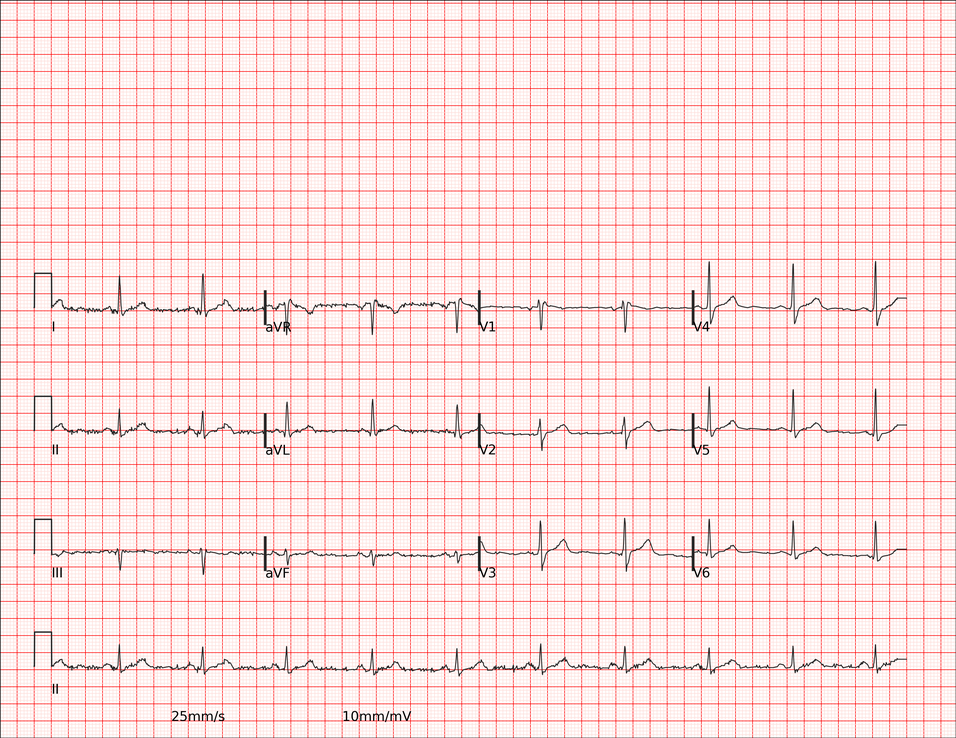
#> input picture task4/data1/images/ecg_test_0001.png, 956 x 738 px, shrunk from 3300 x 2550 before the run
$ python -i extract_ink.py   (imports and definitions only)
#> lines starting #> are read from the running program, lines starting #| are printed output that depends on the picture
#> further down, picture is the input picture: shape (738, 956, 3); mean B, G, R 224, 225, 250.9
import cv2
import numpy as np


def extract_ink(image: np.ndarray) -> np.ndarray:
    """
        Extracts the dark ink from an ECG image using HSV color space.

        Args:
            image (np.ndarray): The loaded BGR image.

        Returns:
            np.ndarray: A binary mask where ink is 1 and the background/grid is 0.
        """
    # 1. Convert to HSV color space
    hsv = cv2.cvtColor(image, cv2.COLOR_BGR2HSV)
#> hsv: shape (738, 956, 3); mean H, S, V 6.3, 27.5, 251

    # 2. Define range for black/dark ink
    # Hue (0-180) and Saturation (0-255) cover all colors.
    # Value (0-100) specifically isolates dark pixels.
    # Note: You can tweak the '100' up or down if some ink is being missed
    # or if dark grid lines are bleeding through.
    lower_black = np.array([0, 0, 0])

    # hue, saturation, value
    sensitivity = 100
    upper_black = np.array([180, 255, sensitivity])

    # 3. Create a binary mask (255 for ink, 0 for background)
    mask_255 = cv2.inRange(hsv, lower_black, upper_black)
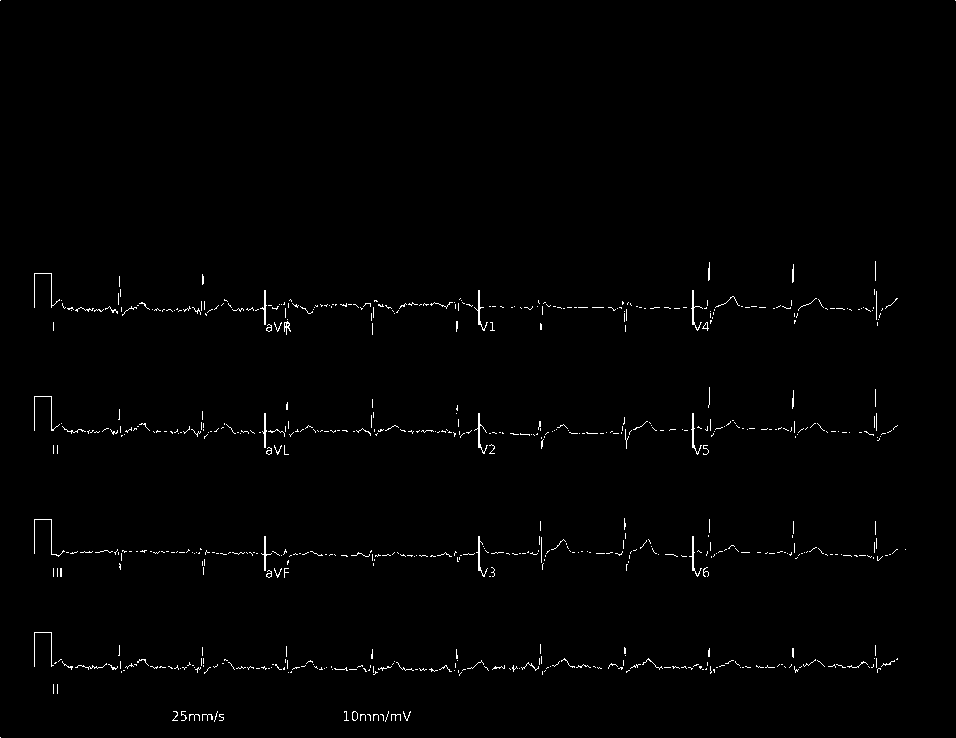
#> mask_255: shape (738, 956); 0.88% white in thin lines or dots

    # 4. Apply a slight morphological closing to bridge tiny gaps in the ink lines
    # This is highly recommended for ECGs to keep the pulse lines continuous
    kernel = np.ones((3, 3), np.uint8)
    mask_255 = cv2.morphologyEx(mask_255, cv2.MORPH_CLOSE, kernel)
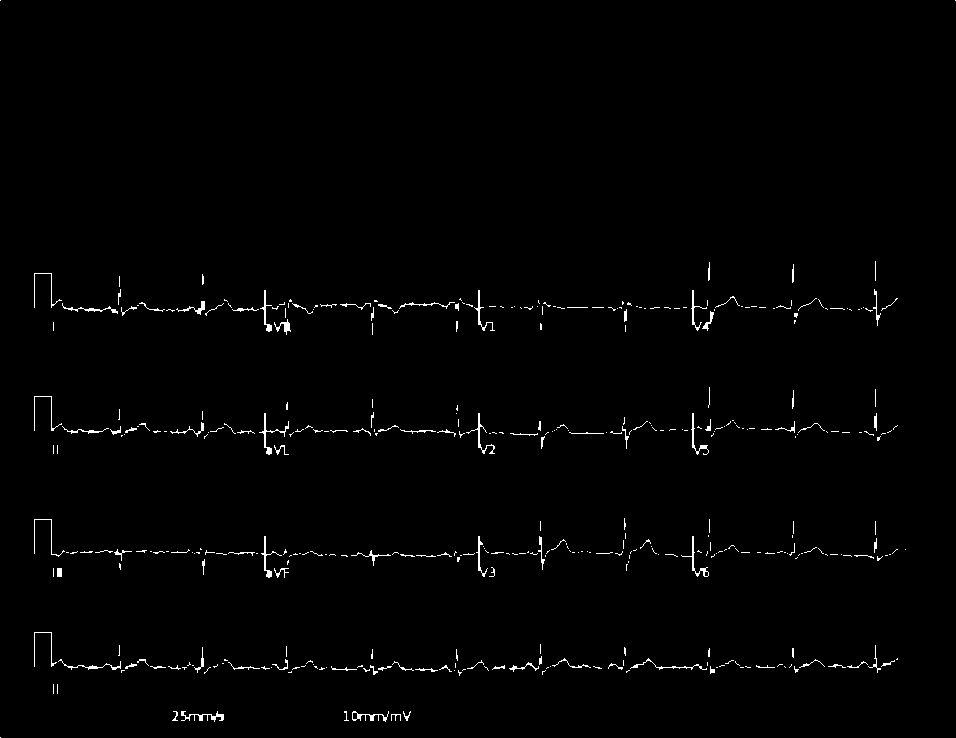
#> mask_255: shape (738, 956); 1.1% white in thin lines or dots

    # 5. Convert the 255 mask to a 0 and 1 mask as requested
    mask_1 = (mask_255 / 255).astype(np.uint8)
#> mask_1: shape (738, 956); values 0 (black) and 1 (white), 1.1% white in thin lines or dots

    return mask_1

>>> import cv2
>>> picture = cv2.imread('../data1/images/ecg_test_0001.png')
>>> result = extract_ink(picture)

$ run again, on task4/data1/images/ecg_test_0002.png
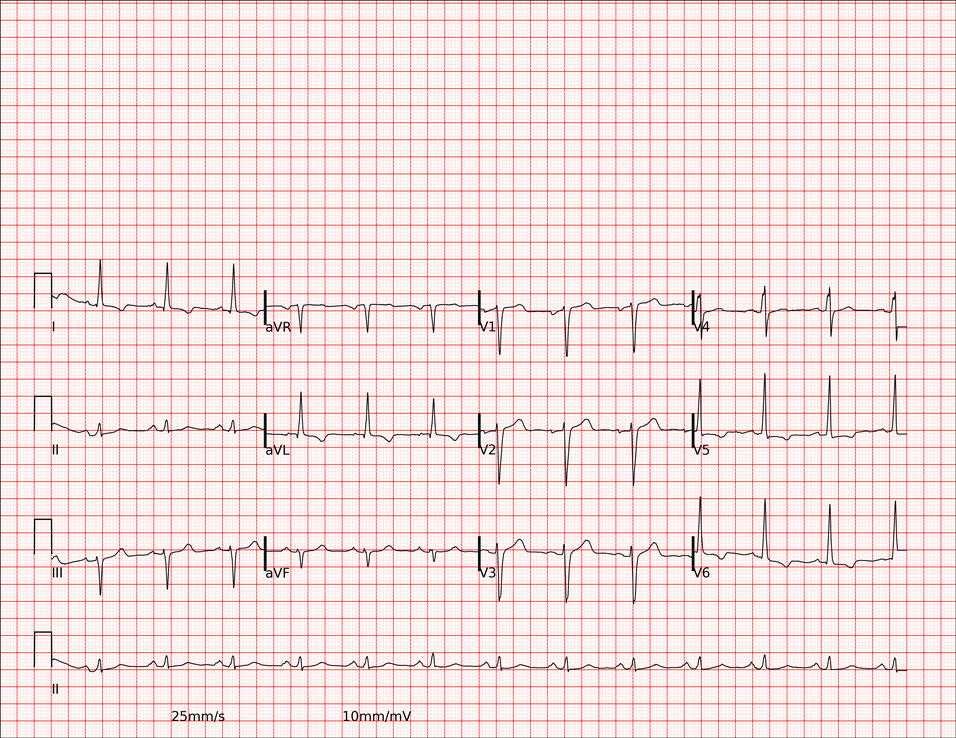
#> input picture task4/data1/images/ecg_test_0002.png, 956 x 738 px, shrunk from 3300 x 2550 before the run
#> picture is the input picture: shape (738, 956, 3); mean B, G, R 223.8, 224.8, 250.7
#> hsv: shape (738, 956, 3); mean H, S, V 6.3, 27.6, 250.7
#> in extract_ink, `mask_255 = cv2.inRange(hsv, lower_black, upper_black)`:
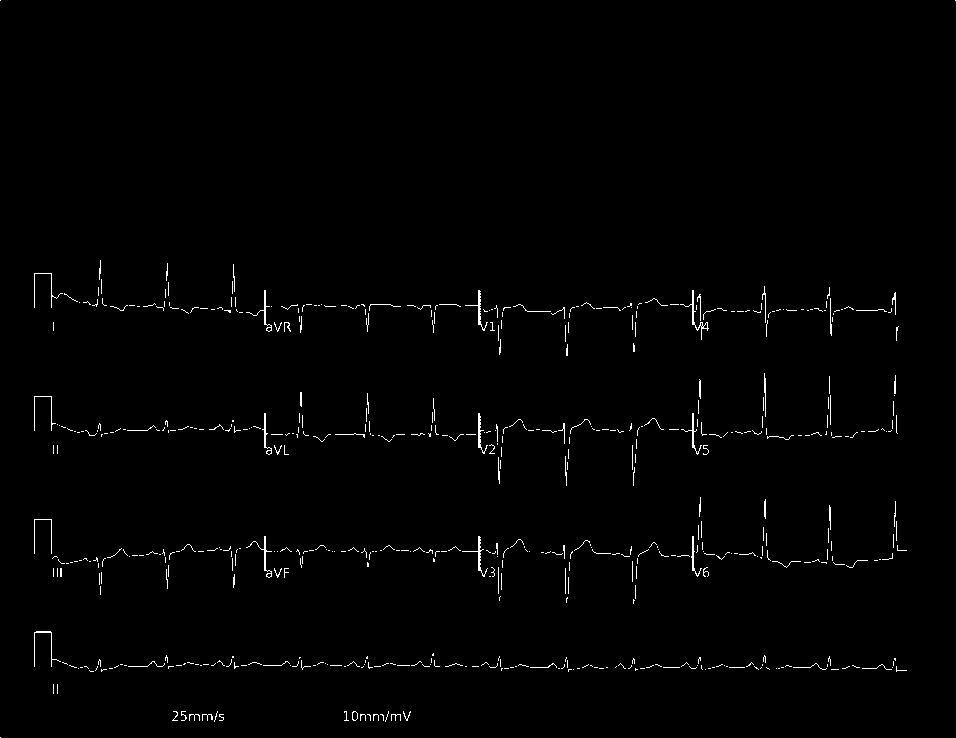
#> mask_255: shape (738, 956); 1% white in thin lines or dots
#> in extract_ink, `mask_255 = cv2.morphologyEx(mask_255, cv2.MORPH_CLOSE, kernel)`:
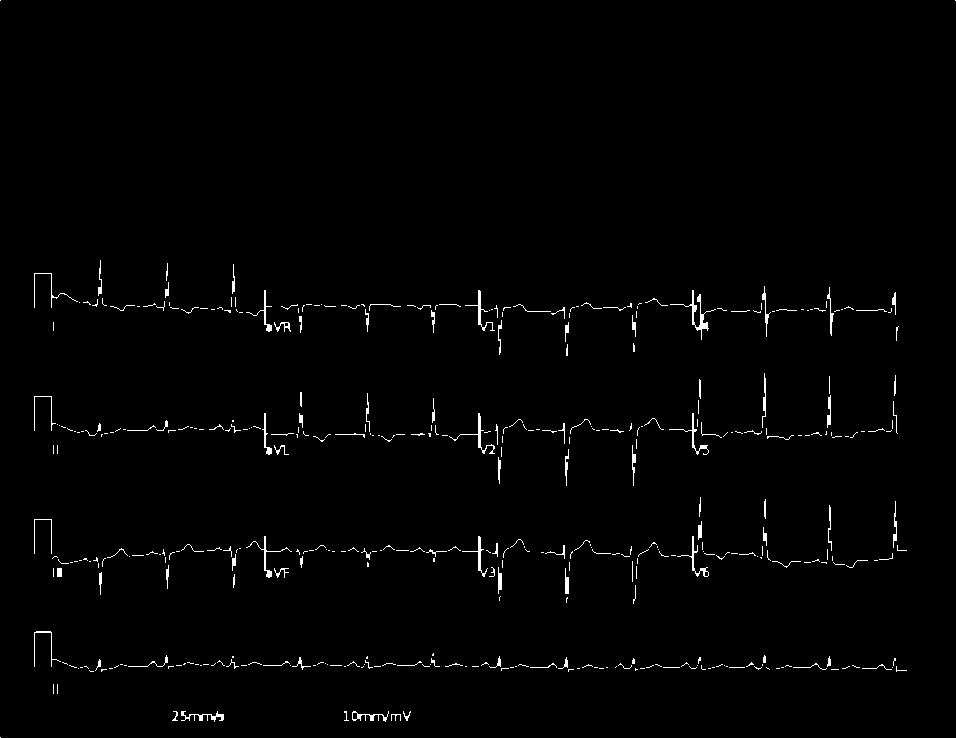
#> mask_255: shape (738, 956); 1.2% white in thin lines or dots
#> mask_1: shape (738, 956); values 0 (black) and 1 (white), 1.2% white in thin lines or dots

$ run again, on task4/data1/images/ecg_test_0003.png
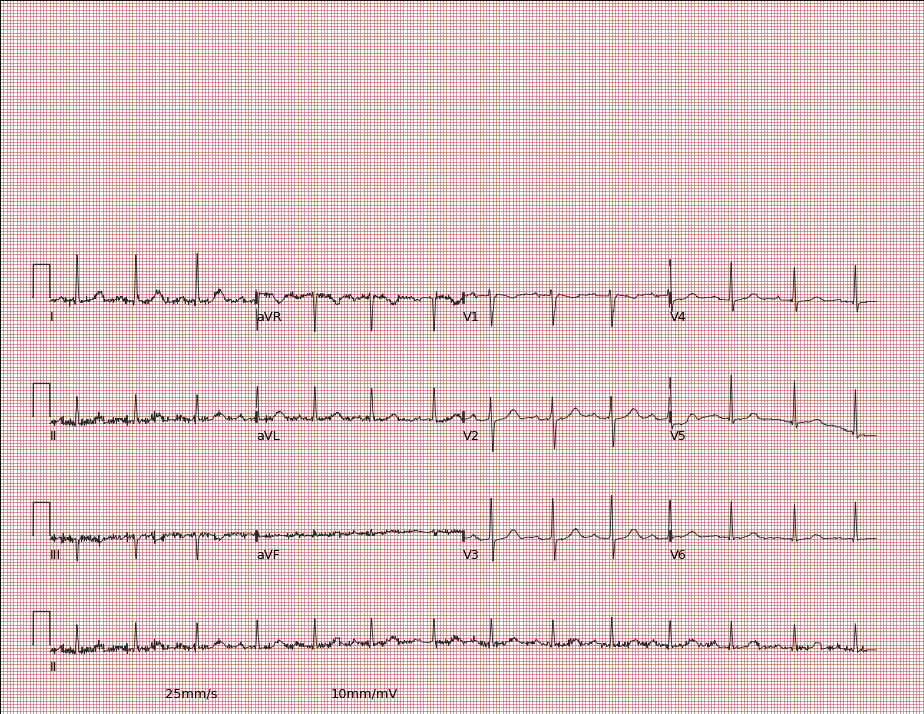
#> input picture task4/data1/images/ecg_test_0003.png, 924 x 714 px
#> picture is the input picture: shape (714, 924, 3); mean B, G, R 199.1, 197.1, 230.8
#> hsv: shape (714, 924, 3); mean H, S, V 69.9, 45.1, 230.8
#> in extract_ink, `mask_255 = cv2.inRange(hsv, lower_black, upper_black)`:
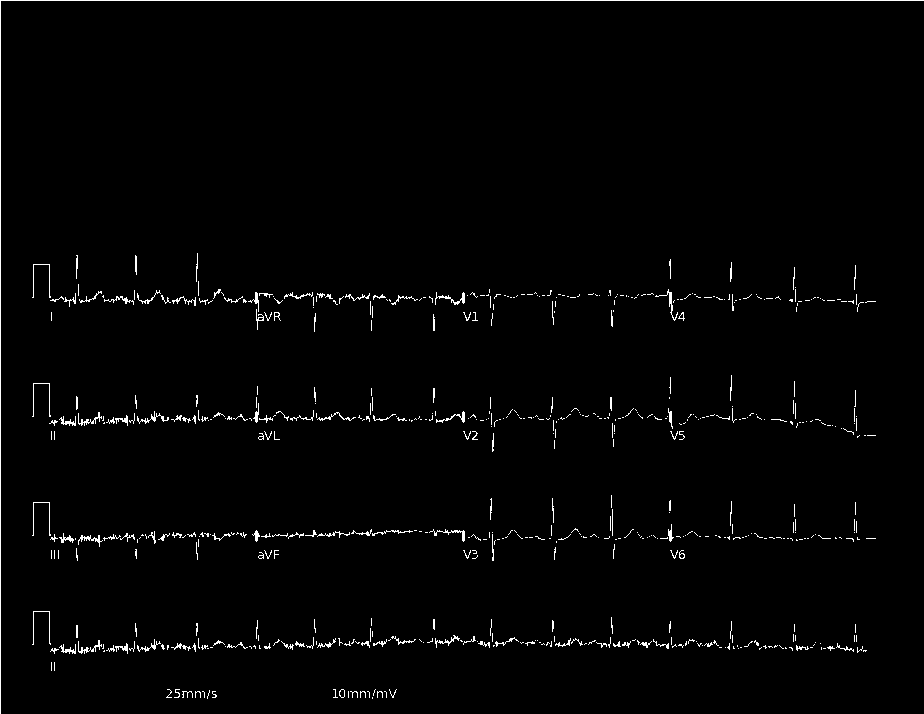
#> mask_255: shape (714, 924); 1.5% white in thin lines or dots
#> in extract_ink, `mask_255 = cv2.morphologyEx(mask_255, cv2.MORPH_CLOSE, kernel)`:
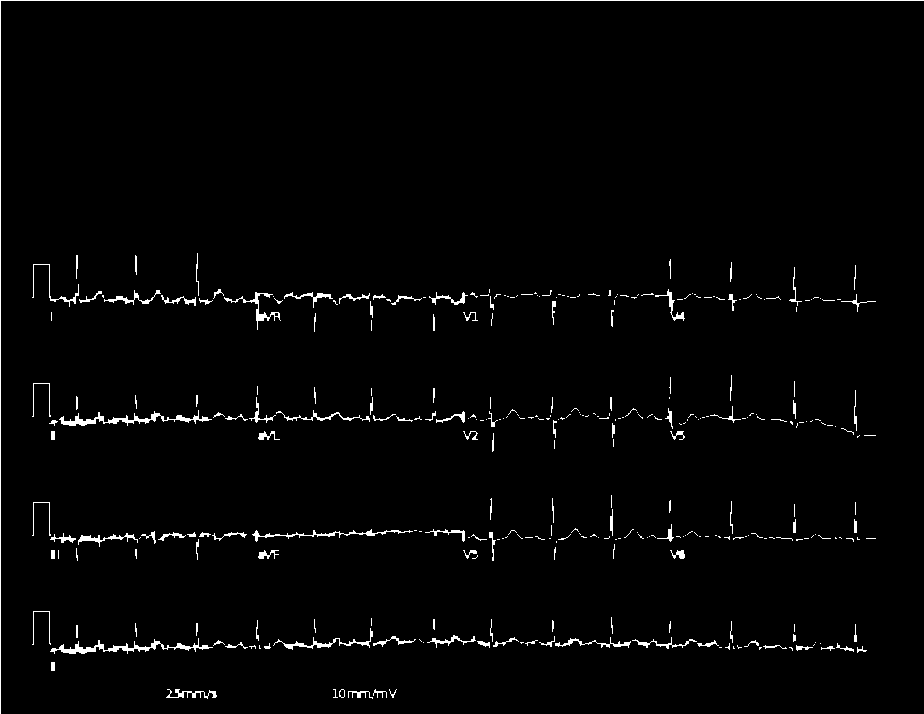
#> mask_255: shape (714, 924); 1.8% white in thin lines or dots
#> mask_1: shape (714, 924); values 0 (black) and 1 (white), 1.8% white in thin lines or dots

$ run again, on task4/data1/images/ecg_test_0004.png
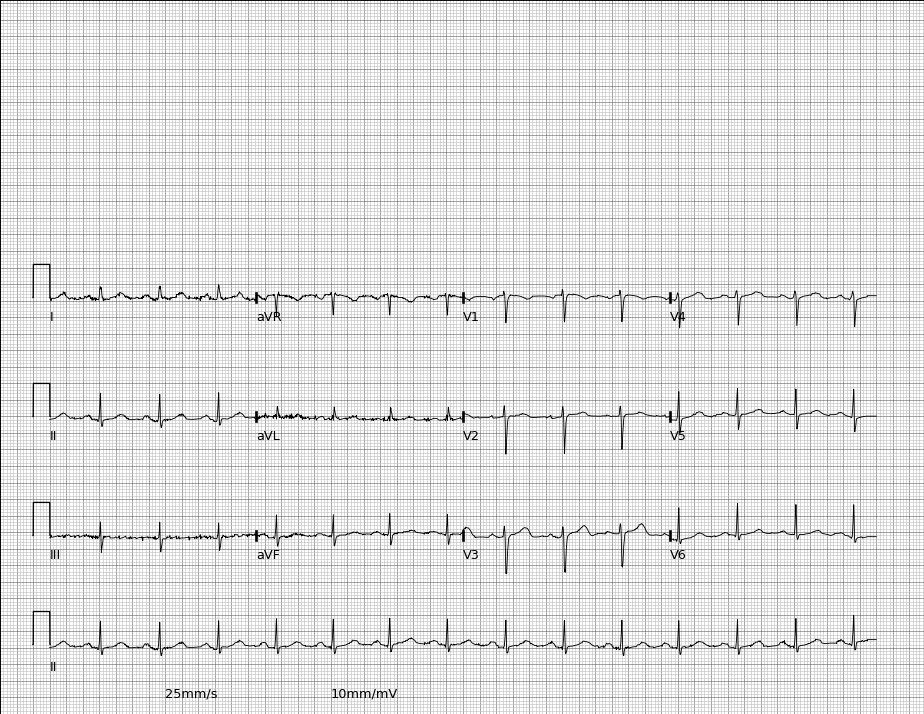
#> input picture task4/data1/images/ecg_test_0004.png, 924 x 714 px
#> picture is the input picture: shape (714, 924, 3); min 0, max 255, mean 224.9
#> hsv: shape (714, 924, 3); mean H, S, V 0, 0, 224.9
#> in extract_ink, `mask_255 = cv2.inRange(hsv, lower_black, upper_black)`:
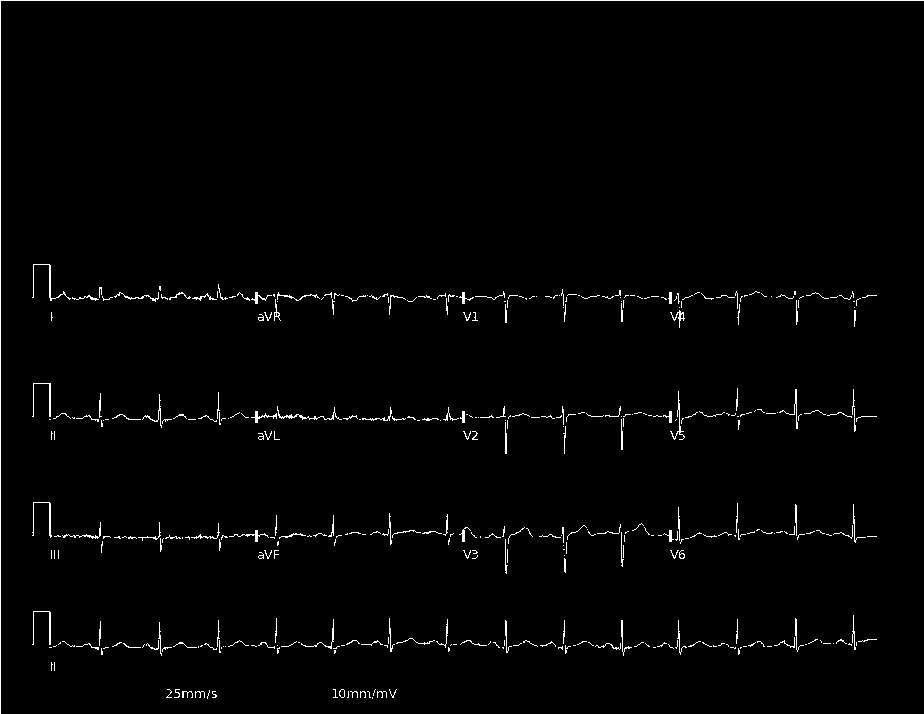
#> mask_255: shape (714, 924); 1.4% white in thin lines or dots
#> in extract_ink, `mask_255 = cv2.morphologyEx(mask_255, cv2.MORPH_CLOSE, kernel)`:
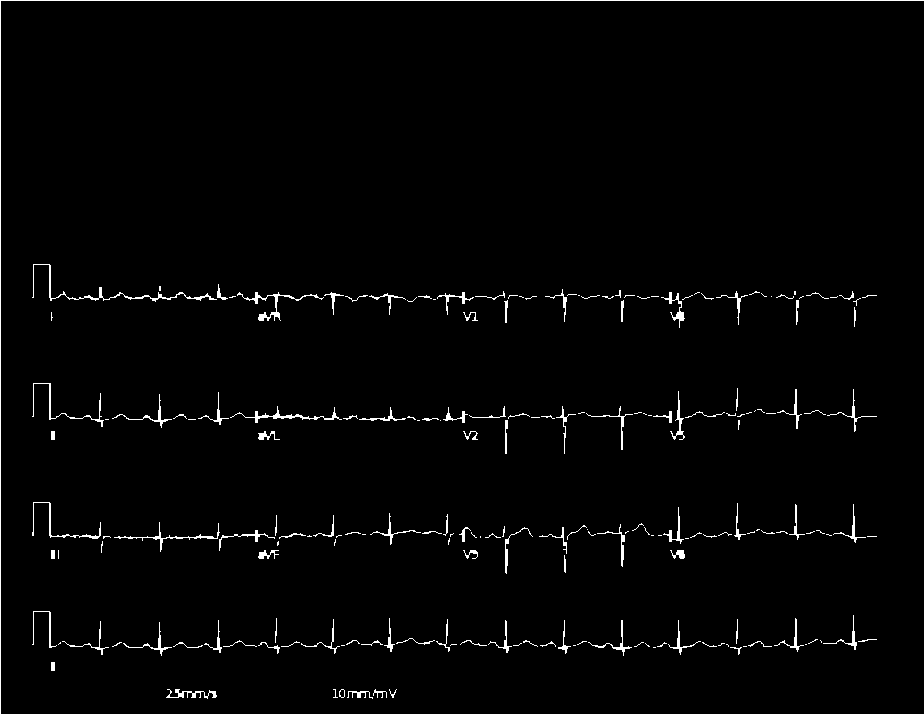
#> mask_255: shape (714, 924); 1.7% white in thin lines or dots
#> mask_1: shape (714, 924); values 0 (black) and 1 (white), 1.7% white in thin lines or dots
